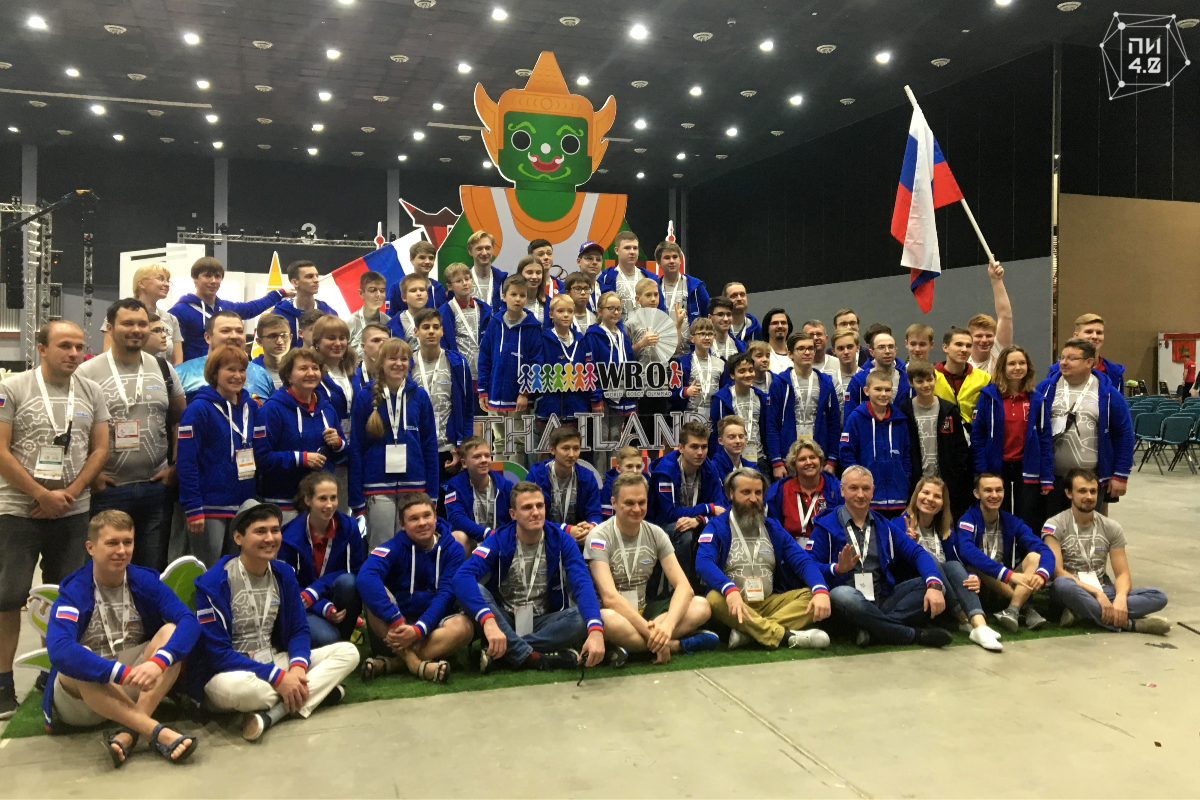
#> input picture WRO2018.png, 1200 x 800 px
$ python image_size.py
#> lines starting #> are read from the running program, lines starting #| are printed output that depends on the picture; after the words box and inside, x2 and y2 are one past the last pixel; in counts of white or black regions, pixels touching at a corner belong together
import cv2

image = cv2.imread('WRO2018.png')
#> image is the input picture: shape (800, 1200, 3); mean B, G, R 86.1, 97.3, 104
height, width, service = image.shape
#> height = 800; width = 1200; service = 3
print(height, width)
#| 800 1200
for i in range(0, height, 76):
    image[i, 0:width] = [0, 225, 225]
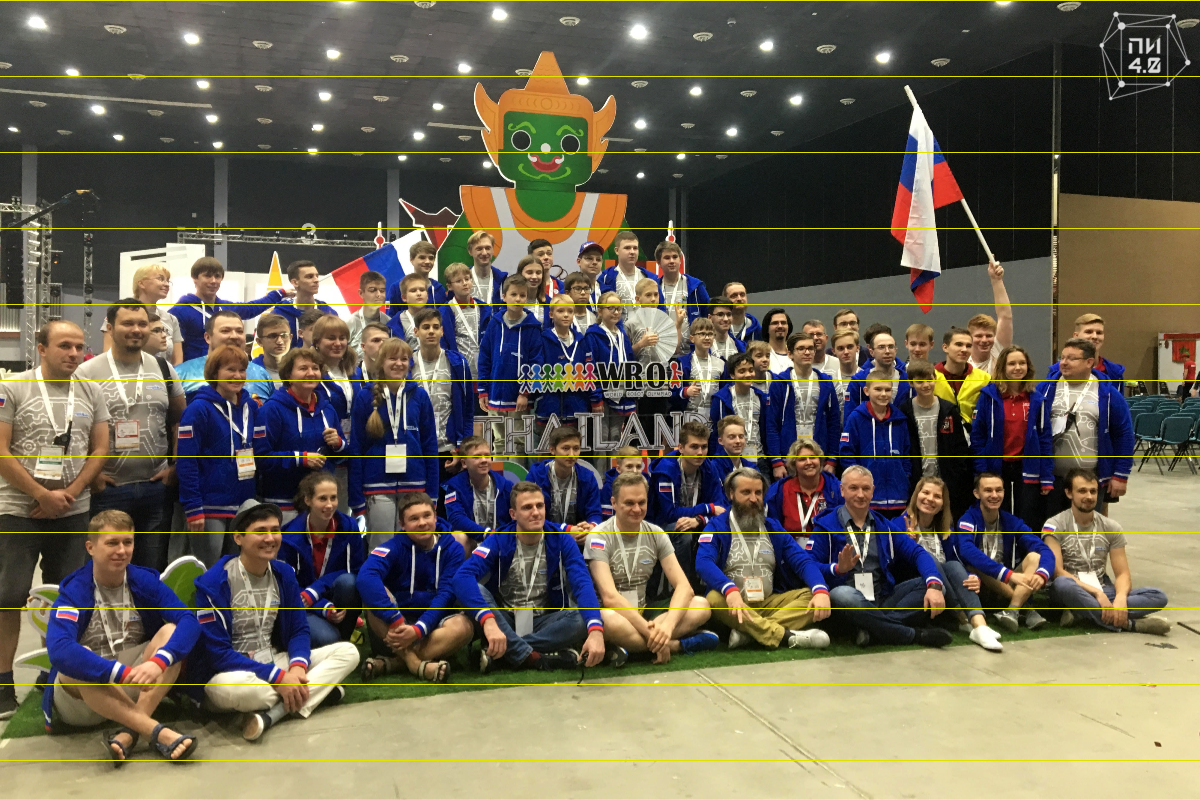
#> image: shape (800, 1200, 3); 1.38% of pixels changed, all inside (x1, y1, x2, y2) = (0, 0, 1200, 761)
for i in range(0, width, 60):
    image[0:height, i] = [0, 225, 225]
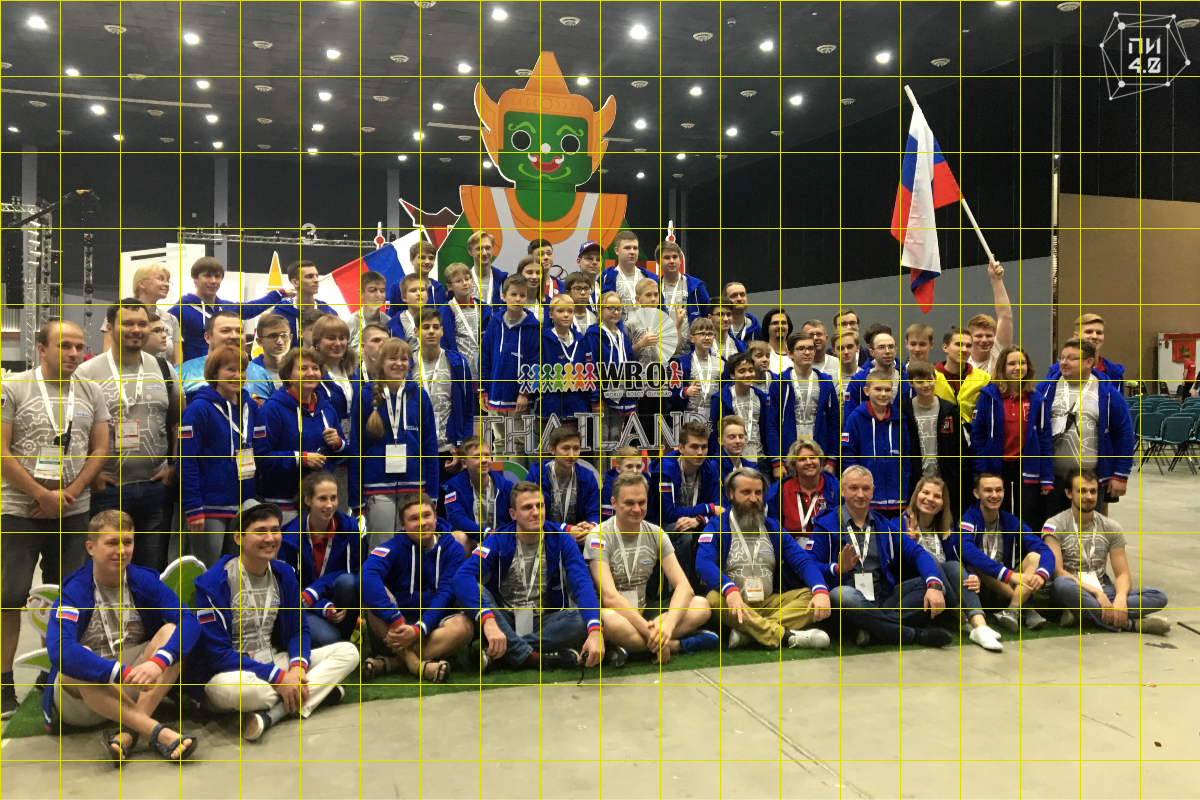
#> image: shape (800, 1200, 3); 1.64% of pixels changed, all inside (x1, y1, x2, y2) = (0, 1, 1141, 800)
cv2.imshow('window', image)
crop = image[456:533, 720:781]
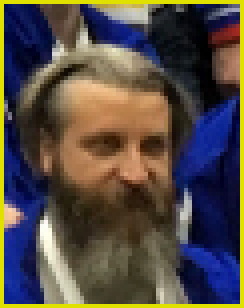
#> crop: shape (77, 61, 3) (shown 4 times larger); mean B, G, R 69.2, 75.8, 84.7
cv2.imshow('window_crop', crop)
crop_height, crop_width, crop_service = crop.shape
#> crop_height = 77; crop_width = 61; crop_service = 3
crop_resize = cv2.resize(crop, (crop_width*5, crop_height*5))
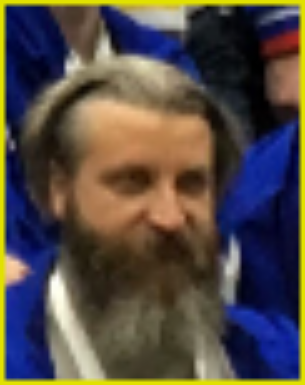
#> crop_resize: shape (385, 305, 3); mean B, G, R 69.1, 75.7, 84.6
cv2.imshow('window_crop_resize', crop_resize)
cv2.waitKey()
cv2.imwrite('face.png', crop_resize)

$ run again, with 1446123907_doroga_asfalt_solnce_svet_bliki_polden_reka_bereg_razmetka_linii_dvoynaya_sploshnaya_kraska_oblaka_obemnye_62343_1920x1080 (1).jpg saved as WRO2018.png
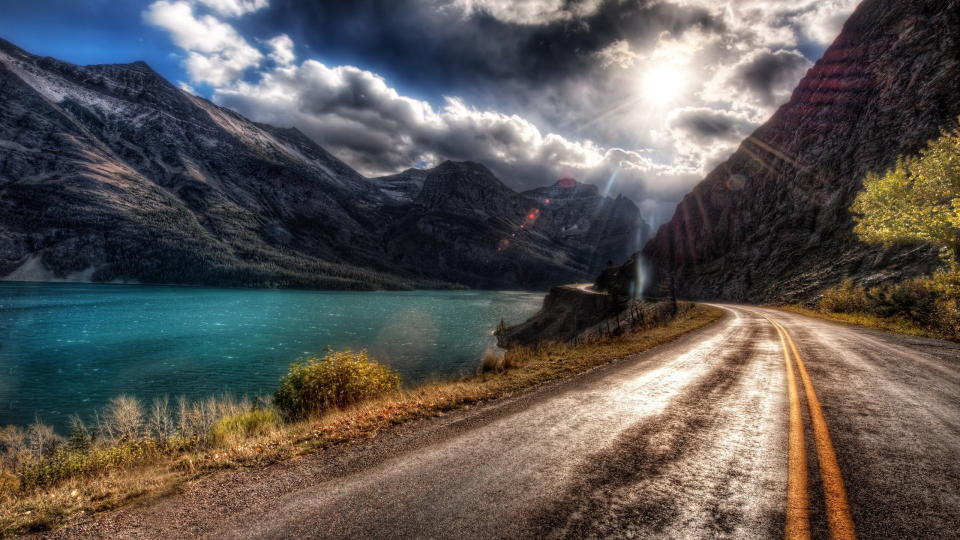
#> input picture 1446123907_doroga_asfalt_solnce_svet_bliki_polden_reka_bereg_razmetka_linii_dvoynaya_sploshnaya_kraska_oblaka_obemnye_62343_1920x1080 (1).jpg, 1920 x 1080 px (shown at 1/2 size)
#> image is the input picture: shape (1080, 1920, 3); mean B, G, R 83.6, 86.5, 90.9
#| 1080 1920
#> after the loop `for i in range(0, width, 60):`:
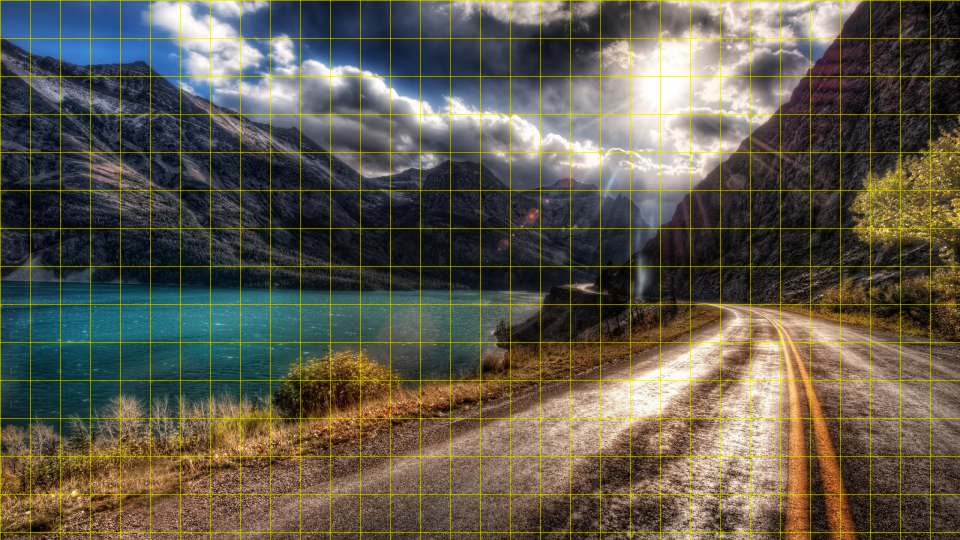
#> image: shape (1080, 1920, 3) (shown at 1/2 size); mean B, G, R 81, 90.7, 95
#> `crop_resize = cv2.resize(crop, (crop_width*5, crop_height*5))`:
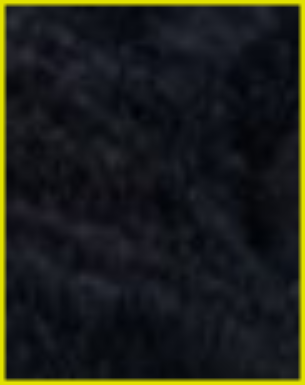
#> crop_resize: shape (385, 305, 3); mean B, G, R 25.9, 32.5, 30.4
